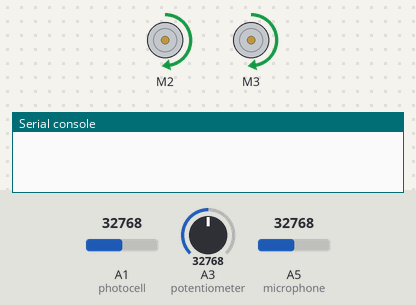
Bench run of a program on a simulated CircuitPython board. On the bench: 2 × DC motor (green arrow = forward, orange = backward, longer = faster), the last lines printed to the serial console. The test bench sets the inputs (shaded band); at power-on: A1 (photocell) = 32768, A3 (potentiometer) = 32768, A5 (microphone) = 32768 (analog values on the 0–65535 scale).

Above: at 1.2 s.
1.3 s: A1 (photocell) set to 34816
2.8 s: A1 (photocell) set to 36944
4.3 s: A1 (photocell) set to 34528
5.8 s: A1 (photocell) set to 33072
7.3 s: A1 (photocell) set to 45874
At 8.1 s:
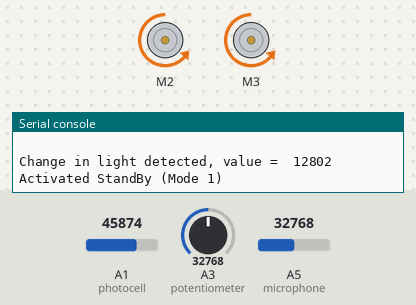
Timing chart, 0 to 13.8 s (numbered marks = the images above; inputs shaded):
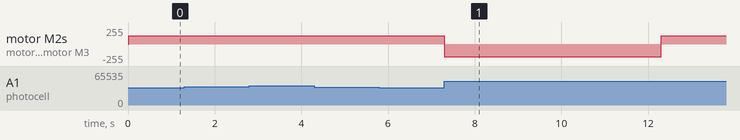

Measured:
- after the input at 1.3 s, every drawn part: stays the same
- after the input at 2.8 s, every drawn part: stays the same
- after the input at 4.3 s, every drawn part: stays the same
- after the input at 5.8 s, every drawn part: stays the same
- after the input at 7.3 s, motor M2, motor M3: forward 127/255 → backward 191/255 at once, → forward 127/255 5.0 s later

The program:

finalworking.py
```python
from adafruit_motorkit import MotorKit
import time
import board
import analogio
from adafruit_simplemath import map_range


# ------------
# Intialize the Motors
kit = MotorKit(i2c=board.I2C())

# Initialize analog input connected to photocell.
microphone = analogio.AnalogIn(board.A5)

# Initialize potentiometer connected to A3, power & ground
potentiometer = analogio.AnalogIn(board.A3)

# Initialize light sensor connected to A1
photocell = analogio.AnalogIn(board.A1)
# ------------

# --------------
# Make a function to convert from analog value to voltage.
def analog_voltage(adc):
    return adc.value / 65535 * adc.reference_voltage

# Function to convert the potentiometer values to volts
def get_voltage(pin):
    return (pin.value * 3.3) / 65536
# --------------

# set the min and max threshold values of the microphone
potentiomter_threshold_min = 450.0
potentiomter_threshold_max = 800.0

#sound sensor variables
# initilialize variables to store the values in the while loop for comparison
oldSoundVal = 0
newSoundVal = 0
    # threshold = 450.0 - # this will be replaced by the potentiometer reading as the threshold

# 0 for default checking the values, once there is a difference, go to mode 1
# mode 1 - waits for sometime for the arthropod to perform the action and then go ahead for checking again
soundDiff = 0
soundMode = 0
sleepTime = 5.0  # for mode 1 - seconds to wait for

# to keep track of the sound intDiff 's initated, and skip the first value - printing first value not reqd.
count = 0

#light sensor variables
oldVal = None
newVal = None
intDiff = 0
#testing time monotonic
startTime = time.monotonic()

# Main loop reads value and voltage every second and prints them out.
while True:

    # --
    # microphone
    # convert to arduino 10-bit [1024] fromhere 16-bit [65536]
    sample = microphone.value / 64

    # equate the sample to newVal to compare in further iterations
    newSoundVal = sample

    #print('The current sound value is: ', newSoundVal)
    if oldSoundVal is not None:
        soundDiff = newSoundVal - oldSoundVal

    # equating this for the next iteration
    oldSoundVal = newSoundVal

    # --
    # potentiometer
    voltage = get_voltage(potentiometer)      # store the potentiometer voltage

    # map the values from the potentiometer to
    mapped_thresholdValue = int(map_range(voltage, 0,3.1, potentiomter_threshold_min, potentiomter_threshold_max))
    #print(mapped_thresholdValue)
    newVal = photocell.value
    # volts = analog_voltage(photocell)
    # Print the values:
    # print('Photocell value: {0} voltage: {1}V'.format(newVal, volts))

    # Calculate the difference in light intensity
    if oldVal is not None:
        intDiff = newVal - oldVal
        #print(intDiff)

    # Update the latested measured value
    oldVal = newVal

    #print(mapped_thresholdValue)
    #time.sleep(0.3)
    if (count!=0) and (soundDiff > mapped_thresholdValue or soundDiff < (-mapped_thresholdValue)):
        print('hey')
        print('\nThreshold currently set at:',mapped_thresholdValue)
        print("Change in sound detected, value = ", soundDiff)
        soundMode = 1;
        print('Activated StandBy','\n')
        kit.motor2.throttle = -0.75
        kit.motor3.throttle = -0.75
        time.sleep(sleepTime) # currently 5.0
        print('Deactivated StandBy')
    else:
        kit.motor2.throttle = 0.5
        kit.motor3.throttle = 0.5
        soundMode = 0

    # to skip the first extra value
    if (count == 0):
        count+=1;

    #LIGHT code
    # Continue if the difference is smaller than 3000

    #checking the current time
    currTime = time.monotonic()
    if ((currTime - startTime) > 1.0 ):

        if abs(intDiff) > 3000:
            #mode = 1
            print("\nChange in light detected, value = ", intDiff)
            print('Activated StandBy (Mode 1)')
            kit.motor2.throttle = -0.75
            kit.motor3.throttle = -0.75
            time.sleep(5.0)
            print('Deactivated StandBy, checking for changes in light...\n')

# If the difference is larger than 3000
# Change mode, wait for 10 seconds, mode changes back to initial
        else:
            kit.motor2.throttle = 0.50
            kit.motor3.throttle = 0.50
            mode=0
            #time.sleep(1.0)
            #print(mode)
```
